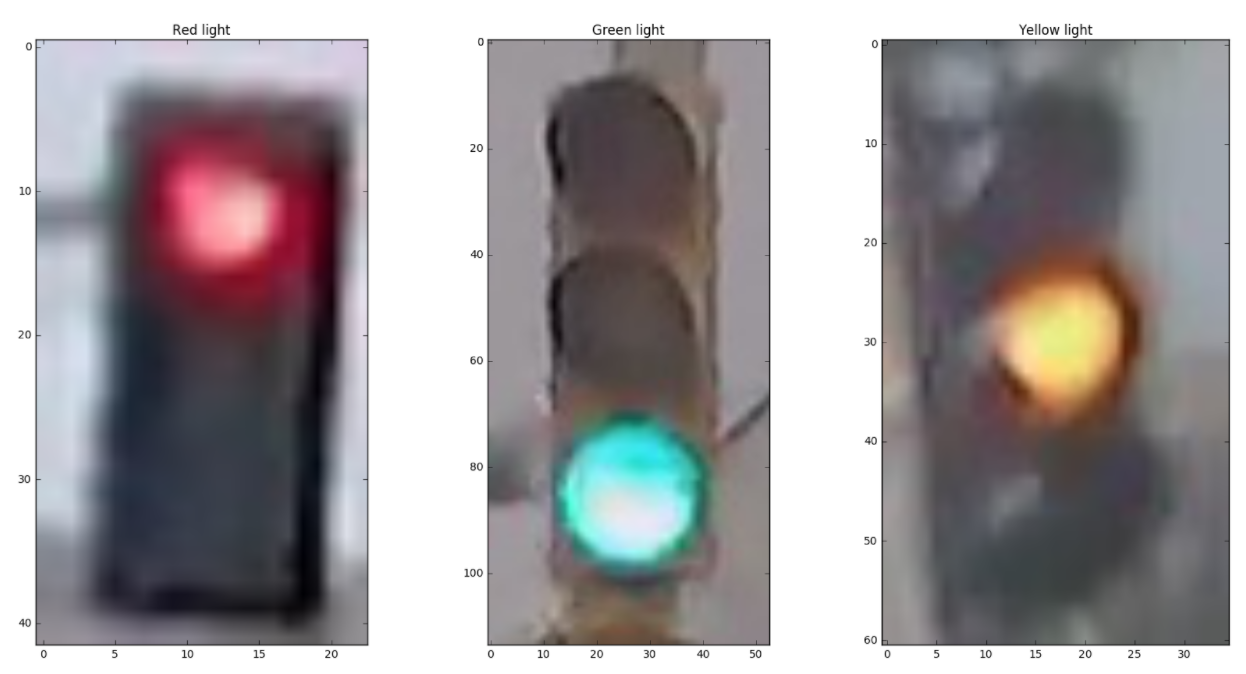
#> input picture images/all_lights.png, 1246 x 674 px
$ python -i traffic_light_classifier.py   (imports and definitions only)
#> lines starting #> are read from the running program, lines starting #| are printed output that depends on the picture; after the words box and inside, x2 and y2 are one past the last pixel; in counts of white or black regions, pixels touching at a corner belong together
import cv2 # computer vision library
import helpers # helper functions

import random
import numpy as np
import matplotlib.pyplot as plt
import matplotlib.image as mpimg # for loading in images

import test_functions

import time

IMAGE_DIR_TRAINING = "traffic_light_images/training/"
IMAGE_DIR_TEST = "traffic_light_images/test/"

# [1 line that did not run here, left out]

# [7 lines of commented-out code are left out]

new_width = 35
new_height = 35
# [7 lines left out: function standardize_input, not called in this run]

standarded_im = list()

# [2 lines not run here, left out]

# test:
# print(standarded_im[500].shape)
# plt.imshow(standarded_im[500])

## Given a label - "red", "green", or "yellow" - return a one-hot encoded label

# Examples:
# one_hot_encode("red") should return: [1, 0, 0]
# one_hot_encode("yellow") should return: [0, 1, 0]
# one_hot_encode("green") should return: [0, 0, 1]

# [36 lines left out: functions one_hot_encode, standardize, not called in this run]

# Standardize all training images
# [1 line that did not run here, left out]

# [13 lines of commented-out code are left out]

def create_feature(rgb_image):
    image_copy = np.copy(rgb_image)

    lower_black = np.array([0, 0, 0])
    upper_black = np.array([131, 166, 201])

    lower_white = np.array([122, 122, 122])
    upper_white = np.array([230, 200, 207])

    mask_white = cv2.inRange(image_copy, lower_white, upper_white)
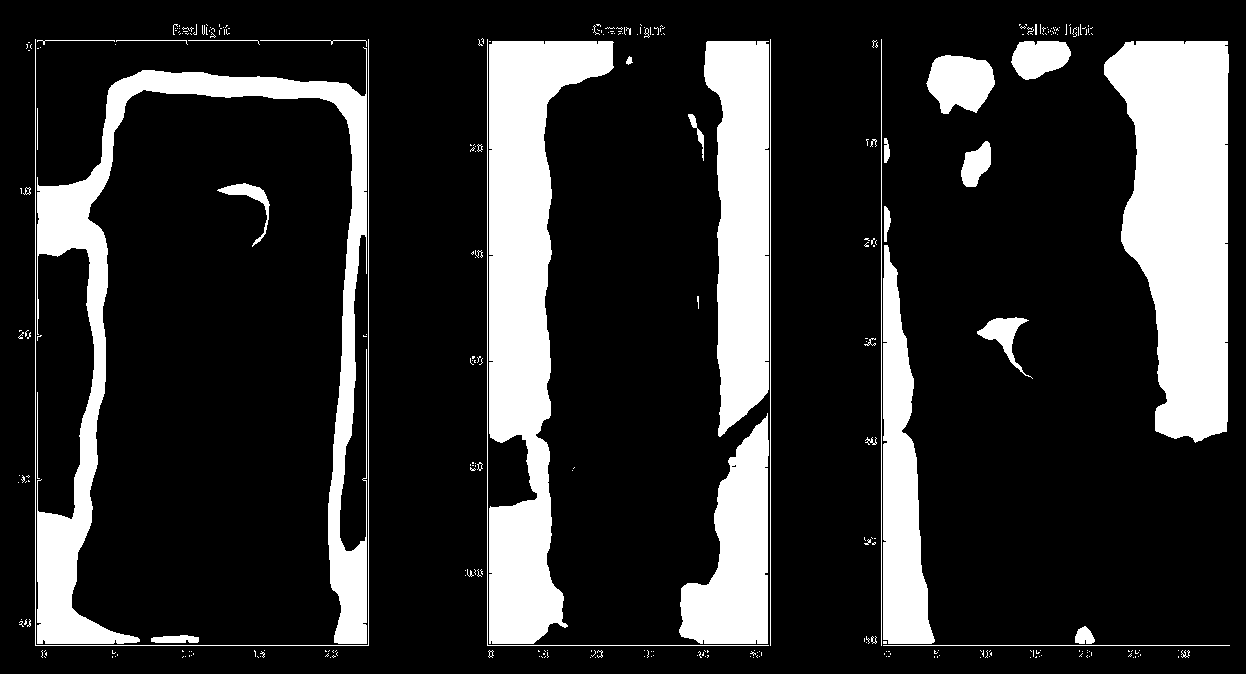
#> mask_white: shape (674, 1246); 19.2% white; 323 white regions (281 under 20 px), largest, box (x1, y1, x2, y2) and area: (489, 41, 614, 644) 36326, (1104, 41, 1229, 443) 35260, (37, 47, 367, 644) 31318
    mask_black = cv2.inRange(image_copy, lower_black, upper_black)
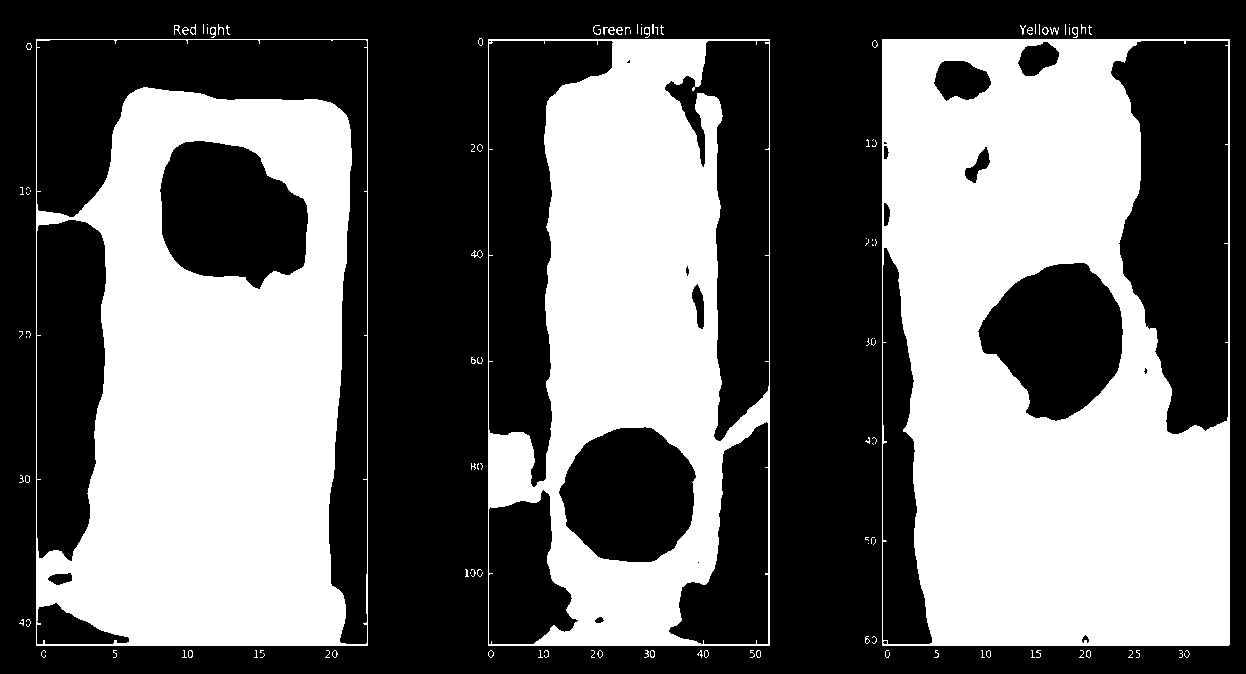
#> mask_black: shape (674, 1246); 42.6% white; 115 white regions (93 under 20 px), largest, box (x1, y1, x2, y2) and area: (882, 39, 1230, 646) 147082, (36, 39, 368, 646) 121797, (488, 39, 770, 646) 87253

    image_copy[mask_black != 0] = [0, 0, 0]
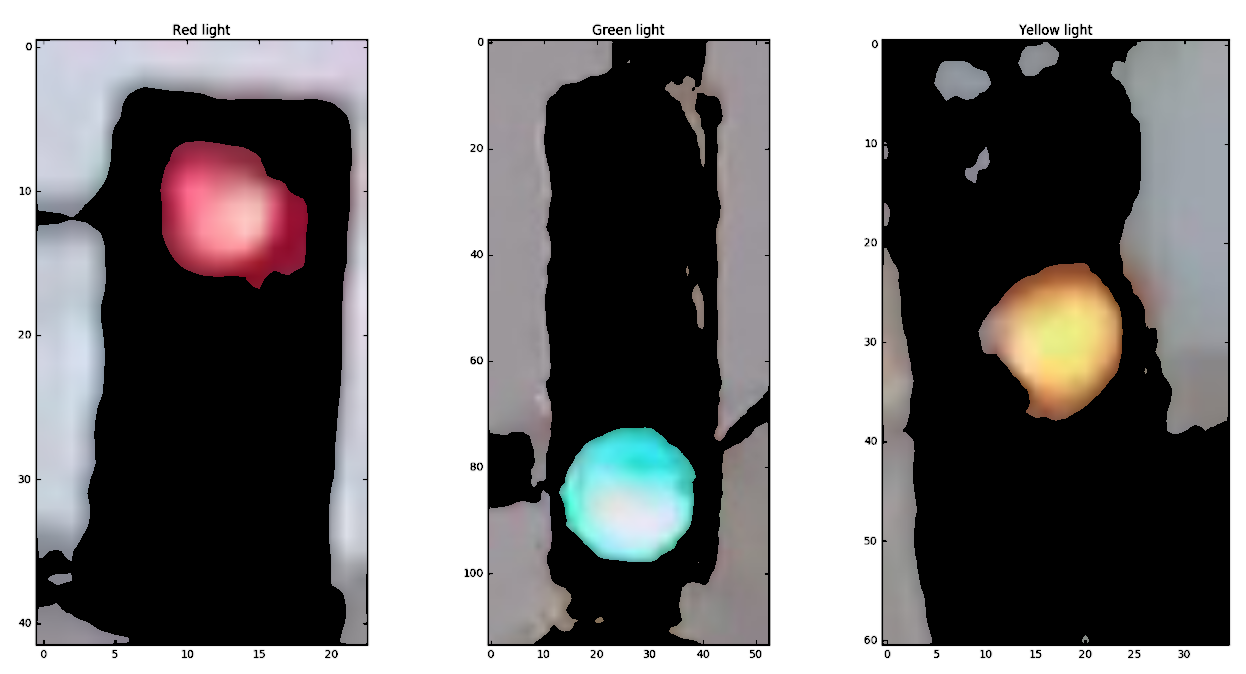
#> image_copy: shape (674, 1246, 3); mean R, G, B 121.6, 119.9, 120.4
    image_copy[mask_white != 0] = [0, 0, 0]
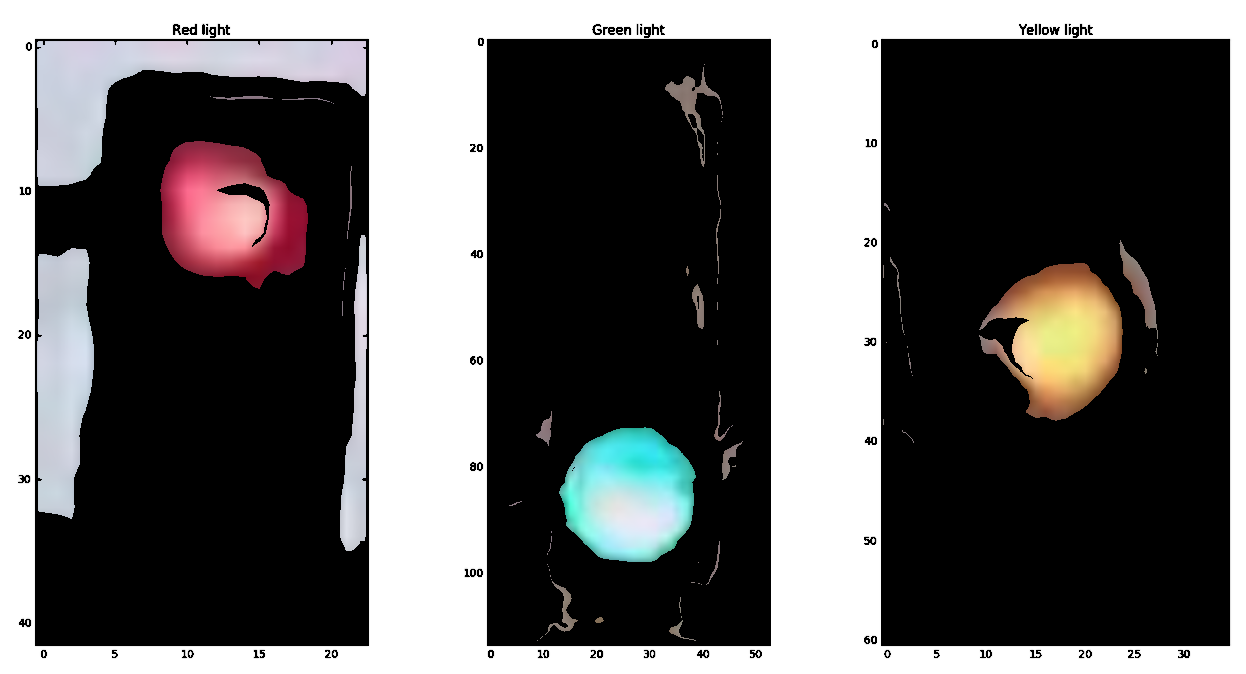
#> image_copy: shape (674, 1246, 3); 17.49% of pixels changed, all inside (x1, y1, x2, y2) = (18, 24, 1230, 658)

    cropped_image = image_copy[7:31 , 10:27]
    ##Convert image to HSV color space
    hsv = cv2.cvtColor(cropped_image, cv2.COLOR_RGB2HSV)
    value = hsv[:,:,2]
    ##Create and return a feature value and/or vector
    feature = []
    feature = np.sum(value, axis = 1)
#> feature = 24 values from 4335 to 4335
    brightness_row = np.sum(value, axis = 1)
#> brightness_row = 24 values from 4335 to 4335
    column = np.arange(len(value))
#> column = 24 values from 0 to 23
#> (the run stopped early here; a loop or call above may not have finished)

$ run again, on images/feature_ext_steps.png
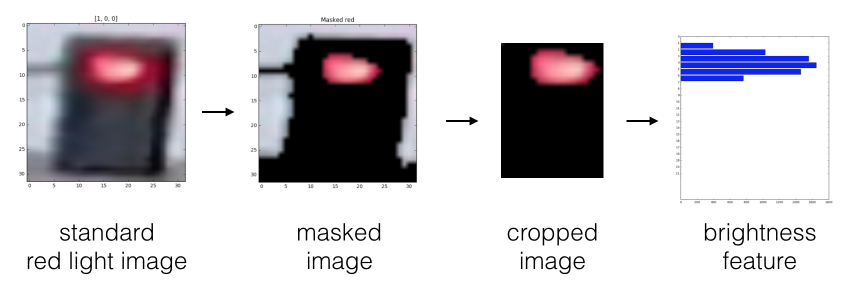
#> input picture images/feature_ext_steps.png, 1696 x 582 px (shown at 1/2 size)
#> in create_feature, `mask_white = cv2.inRange(image_copy, lower_white, upper_white)`:
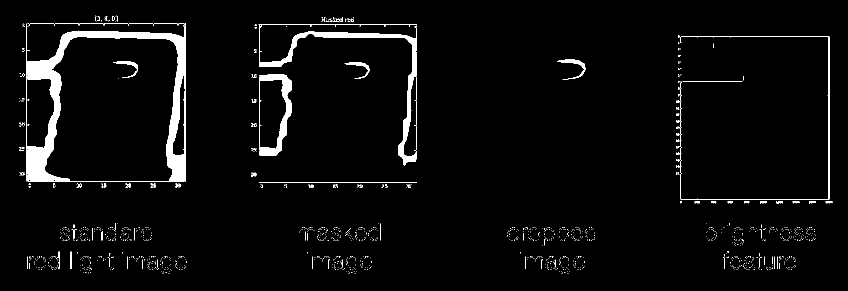
#> mask_white: shape (582, 1696) (shown at 1/2 size); 3.6% white; 1420 white regions (1354 under 20 px), largest, box (x1, y1, x2, y2) and area: (55, 46, 372, 364) 16876, (518, 50, 832, 331) 5561, (518, 149, 583, 312) 3126
#> mask_black: shape (582, 1696); 20% white; 215 white regions (142 under 20 px), largest, box (x1, y1, x2, y2) and area: (517, 49, 834, 365) 70313, (53, 46, 371, 364) 61437, (1002, 86, 1207, 356) 48728
#> in create_feature, `image_copy[mask_white != 0] = [0, 0, 0]`:
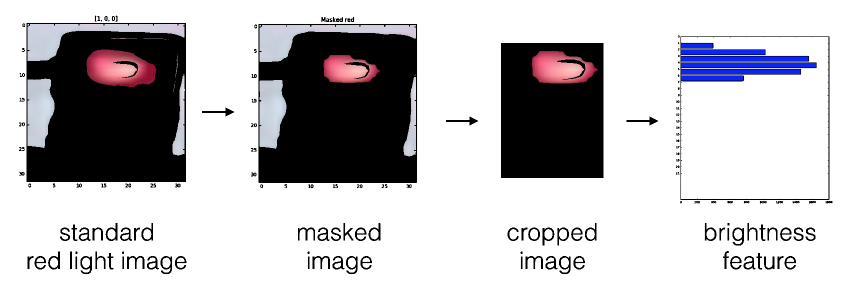
#> image_copy: shape (582, 1696, 3) (shown at 1/2 size); mean R, G, B 190.6, 189, 192
#> feature = 24 values from 4335 to 4335
#> column = 24 values from 0 to 23

$ run again, on images/processing_steps.png
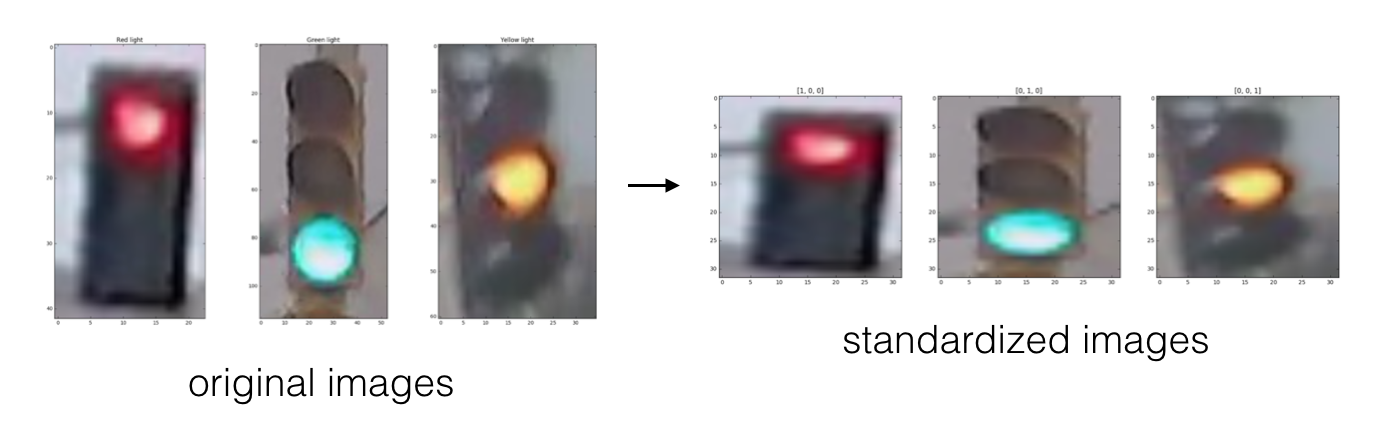
#> input picture images/processing_steps.png, 1396 x 446 px
#> in create_feature, `mask_white = cv2.inRange(image_copy, lower_white, upper_white)`:
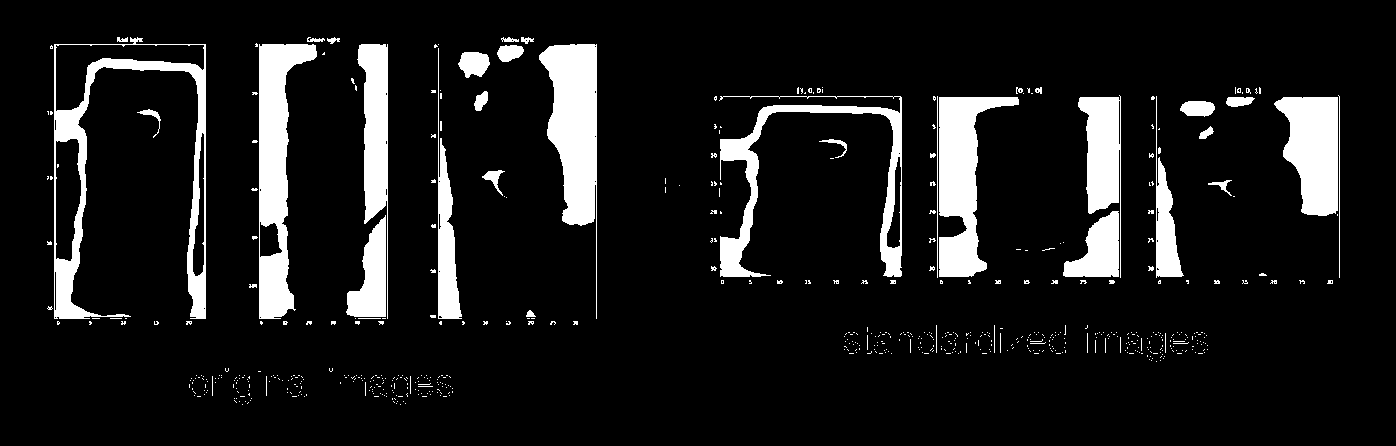
#> mask_white: shape (446, 1396); 10.3% white; 646 white regions (593 under 20 px), largest, box (x1, y1, x2, y2) and area: (259, 44, 317, 319) 7815, (539, 44, 597, 319) 7569, (54, 37, 206, 319) 7553
#> mask_black: shape (446, 1396); 22.2% white; 113 white regions (71 under 20 px), largest, box (x1, y1, x2, y2) and area: (438, 44, 596, 319) 30055, (55, 66, 205, 319) 24683, (1156, 96, 1339, 278) 23288
#> in create_feature, `image_copy[mask_white != 0] = [0, 0, 0]`:
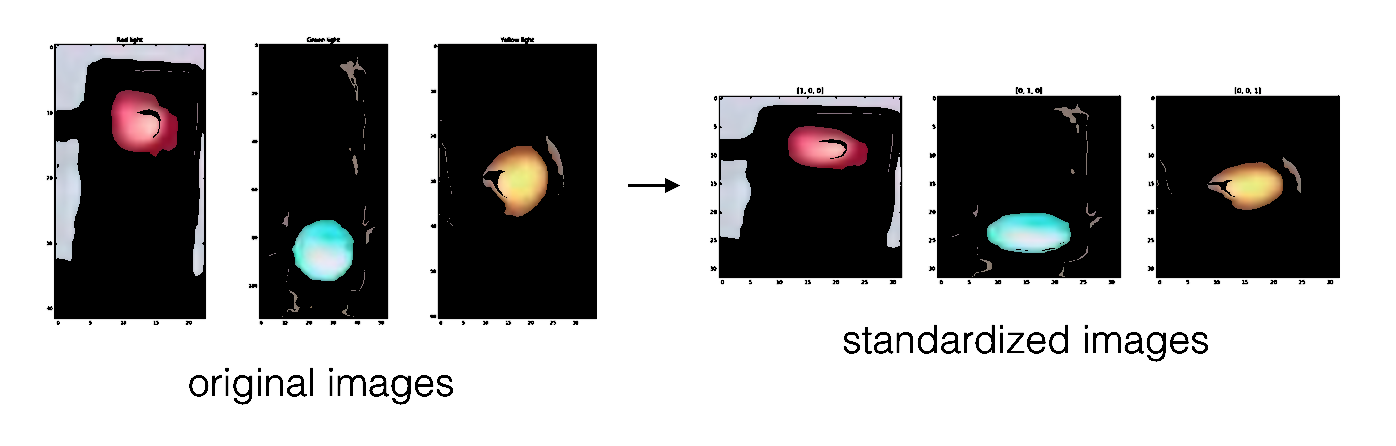
#> image_copy: shape (446, 1396, 3); mean R, G, B 170.4, 169.9, 169.7
#> feature = 24 values from 4335 to 4335
#> column = 24 values from 0 to 23
